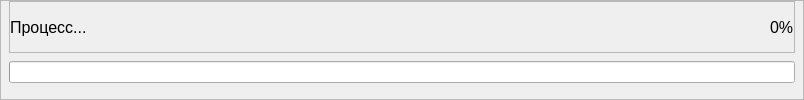
        <widget class="QFrame" name="progress_bar_frame">
         <property name="frameShape">
          <enum>QFrame::StyledPanel</enum>
         </property>
         <property name="frameShadow">
          <enum>QFrame::Raised</enum>
         </property>
         <layout class="QVBoxLayout" name="verticalLayout_3">
          <property name="spacing">
           <number>8</number>
          </property>
          <property name="leftMargin">
           <number>8</number>
          </property>
          <property name="topMargin">
           <number>0</number>
          </property>
          <property name="rightMargin">
           <number>8</number>
          </property>
          <property name="bottomMargin">
           <number>16</number>
          </property>
          <item>
           <widget class="QFrame" name="progress_bar_labels_frame">
            <property name="frameShape">
             <enum>QFrame::StyledPanel</enum>
            </property>
            <property name="frameShadow">
             <enum>QFrame::Raised</enum>
            </property>
            <layout class="QHBoxLayout" name="horizontalLayout_2">
             <property name="spacing">
              <number>0</number>
             </property>
             <property name="leftMargin">
              <number>0</number>
             </property>
             <property name="topMargin">
              <number>0</number>
             </property>
             <property name="rightMargin">
              <number>0</number>
             </property>
             <property name="bottomMargin">
              <number>0</number>
             </property>
             <item>
              <widget class="QLabel" name="process_label">
               <property name="font">
                <font>
                 <family>Segoe UI</family>
                 <pointsize>12</pointsize>
                </font>
               </property>
               <property name="text">
                <string>Процесс...</string>
               </property>
              </widget>
             </item>
             <item>
              <spacer name="horizontalSpacer">
               <property name="orientation">
                <enum>Qt::Horizontal</enum>
               </property>
               <property name="sizeHint" stdset="0">
                <size>
                 <width>683</width>
                 <height>20</height>
                </size>
               </property>
              </spacer>
             </item>
             <item>
              <widget class="QLabel" name="percent_label">
               <property name="font">
                <font>
                 <family>Segoe UI</family>
                 <pointsize>12</pointsize>
                </font>
               </property>
               <property name="text">
                <string>0%</string>
               </property>
              </widget>
             </item>
            </layout>
           </widget>
          </item>
          <item>
           <widget class="QProgressBar" name="progressBar">
            <property name="value">
             <number>0</number>
            </property>
            <property name="textVisible">
             <bool>false</bool>
            </property>
           </widget>
          </item>
         </layout>
        </widget>
